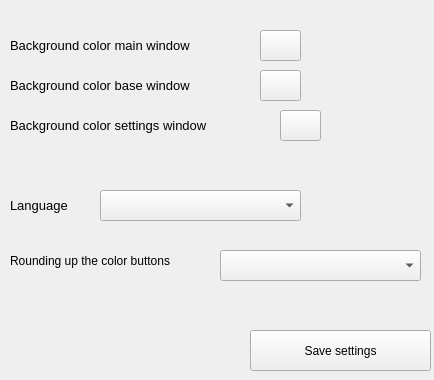
<?xml version="1.0" encoding="UTF-8"?>
<ui version="4.0">
 <class>Form</class>
 <widget class="QWidget" name="Form">
  <property name="geometry">
   <rect>
    <x>0</x>
    <y>0</y>
    <width>434</width>
    <height>380</height>
   </rect>
  </property>
  <property name="windowTitle">
   <string>Form</string>
  </property>
  <widget class="QPushButton" name="save_settings_btn">
   <property name="geometry">
    <rect>
     <x>250</x>
     <y>330</y>
     <width>181</width>
     <height>41</height>
    </rect>
   </property>
   <property name="text">
    <string>Save settings</string>
   </property>
  </widget>
  <widget class="QLabel" name="bg_main">
   <property name="geometry">
    <rect>
     <x>10</x>
     <y>20</y>
     <width>241</width>
     <height>51</height>
    </rect>
   </property>
   <property name="font">
    <font>
     <pointsize>10</pointsize>
    </font>
   </property>
   <property name="text">
    <string>Background color main window</string>
   </property>
  </widget>
  <widget class="QPushButton" name="bg_main_btn">
   <property name="geometry">
    <rect>
     <x>260</x>
     <y>30</y>
     <width>41</width>
     <height>31</height>
    </rect>
   </property>
   <property name="text">
    <string/>
   </property>
  </widget>
  <widget class="QLabel" name="lang_lbl">
   <property name="geometry">
    <rect>
     <x>10</x>
     <y>180</y>
     <width>81</width>
     <height>51</height>
    </rect>
   </property>
   <property name="font">
    <font>
     <pointsize>10</pointsize>
    </font>
   </property>
   <property name="text">
    <string>Language</string>
   </property>
  </widget>
  <widget class="QComboBox" name="CB_language">
   <property name="geometry">
    <rect>
     <x>100</x>
     <y>190</y>
     <width>201</width>
     <height>31</height>
    </rect>
   </property>
  </widget>
  <widget class="QLabel" name="round_lbl">
   <property name="geometry">
    <rect>
     <x>10</x>
     <y>240</y>
     <width>191</width>
     <height>41</height>
    </rect>
   </property>
   <property name="text">
    <string>Rounding up the color buttons</string>
   </property>
  </widget>
  <widget class="QComboBox" name="CB_round">
   <property name="geometry">
    <rect>
     <x>220</x>
     <y>250</y>
     <width>201</width>
     <height>31</height>
    </rect>
   </property>
  </widget>
  <widget class="QPushButton" name="bg_base_btn">
   <property name="geometry">
    <rect>
     <x>260</x>
     <y>70</y>
     <width>41</width>
     <height>31</height>
    </rect>
   </property>
   <property name="text">
    <string/>
   </property>
  </widget>
  <widget class="QLabel" name="bg_base">
   <property name="geometry">
    <rect>
     <x>10</x>
     <y>60</y>
     <width>241</width>
     <height>51</height>
    </rect>
   </property>
   <property name="font">
    <font>
     <pointsize>10</pointsize>
    </font>
   </property>
   <property name="text">
    <string>Background color base window</string>
   </property>
  </widget>
  <widget class="QPushButton" name="bg_settings_btn">
   <property name="geometry">
    <rect>
     <x>280</x>
     <y>110</y>
     <width>41</width>
     <height>31</height>
    </rect>
   </property>
   <property name="text">
    <string/>
   </property>
  </widget>
  <widget class="QLabel" name="bg_settings">
   <property name="geometry">
    <rect>
     <x>10</x>
     <y>100</y>
     <width>281</width>
     <height>51</height>
    </rect>
   </property>
   <property name="font">
    <font>
     <pointsize>10</pointsize>
    </font>
   </property>
   <property name="text">
    <string>Background color settings window</string>
   </property>
  </widget>
  <widget class="QLabel" name="status_label">
   <property name="geometry">
    <rect>
     <x>0</x>
     <y>290</y>
     <width>431</width>
     <height>41</height>
    </rect>
   </property>
   <property name="text">
    <string/>
   </property>
  </widget>
 </widget>
 <resources/>
 <connections/>
</ui>
